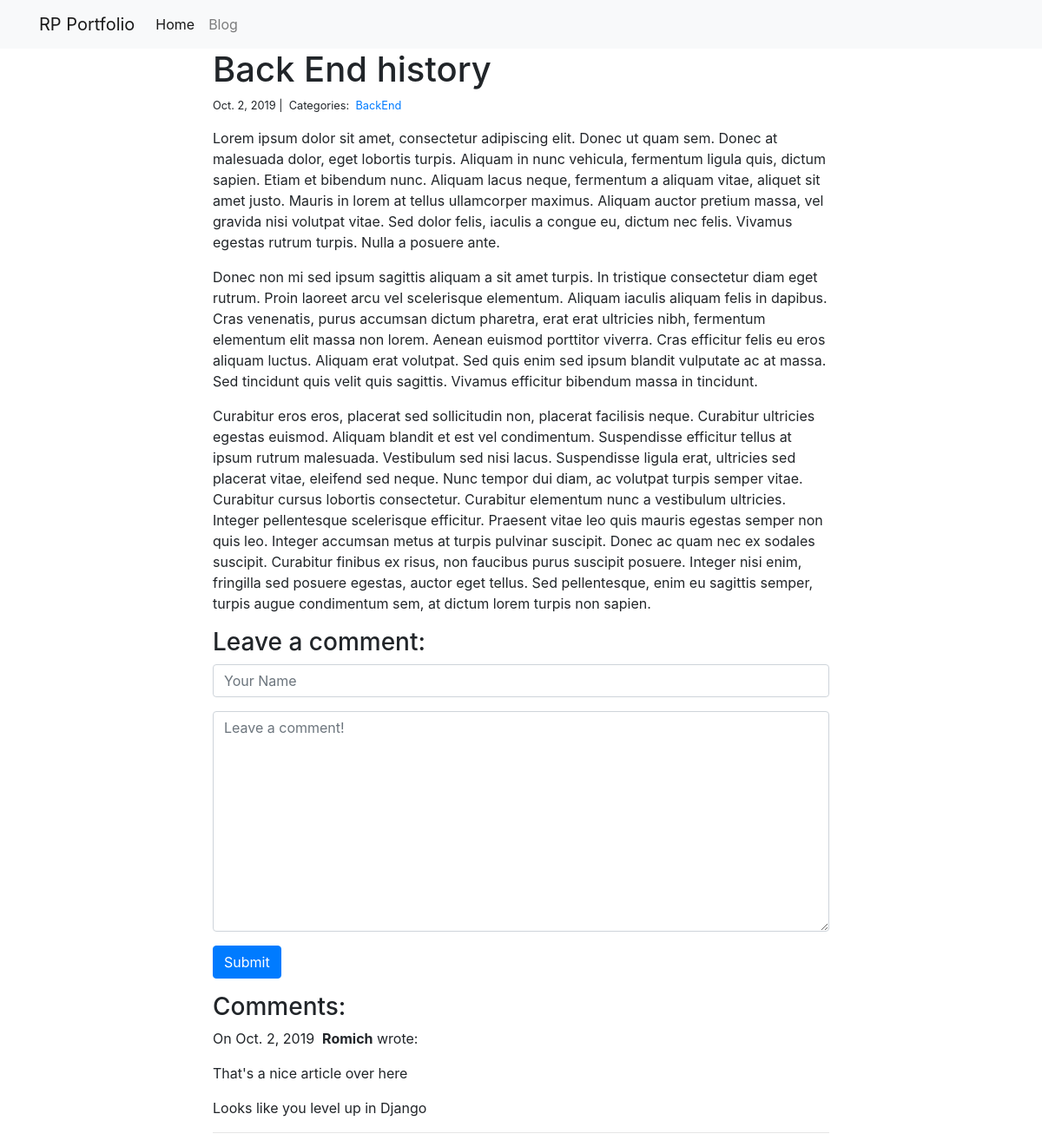
Page /blog/3/ on the committed database.
### blog/models.py (models this page shows)
class Post(models.Model):
    title = models.CharField(max_length=255)
    body = models.TextField()
    created_on = models.DateTimeField(auto_now_add=True)
    last_modified = models.DateTimeField(auto_now=True)
    categories = models.ManyToManyField('Category', related_name='posts')

class Category(models.Model):
    name = models.CharField(max_length=20)

class Comment(models.Model):
    author = models.CharField(max_length=60)
    body = models.TextField()
    created_on = models.DateTimeField(auto_now_add=True)
    post = models.ForeignKey('Post', on_delete=models.CASCADE)

### blog/views.py (the view, shortened to what this page needs)
# urls.py: path("<int:pk>/", views.blog_detail, name="blog_detail"),
def blog_detail(request, pk):
    post = Post.objects.get(pk=pk)
    form = CommentForm()
    comments = Comment.objects.filter(post=post)
    context = {
        "post": post,
        "comments": comments,
        "form": form,
    }
    return render(request, "blog_detail.html", context)

### blog/forms.py
class CommentForm(forms.Form):
    author = forms.CharField(
        max_length=60,
        widget=forms.TextInput(attrs={
            "class": "form-control",
            "placeholder": "Your Name"
        })
    )
    body = forms.CharField(widget=forms.Textarea(
        attrs={
            "class": "form-control",
            "placeholder": "Leave a comment!"
        })
    )

### blog/templates/blog_detail.html (shortened to what this page needs)
{% extends "base.html" %}
{% block page_content %}
<div class="col-md-8 offset-md-2">
    <h1>{{ post.title }}</h1>
    <small>
        {{ post.created_on.date }} |&nbsp;
        Categories:&nbsp;
        {% for category in post.categories.all %}
            <a href="{% url 'blog_category' category.name %}">{{ category.name }}</a>&nbsp;
        {% endfor %}
    </small>
    <p>{{ post.body | linebreaks }}</p>
    <h3>Leave a comment:</h3>
    <form action="/blog/{{ post.pk }}/" method="post">
        <div class="form-group">
            {{ form.author }}
        </div>
        <div class="form-group">
            {{ form.body }}
        </div>
        <button type="submit" class="btn btn-primary">Submit</button>
    </form>
    <h3>Comments:</h3>
    {% for comment in comments %}
        <p>
            On {{comment.created_on.date }}&nbsp;
            <b>{{ comment.author }}</b> wrote:
        </p>
        <p>{{ comment.body | linebreaks }}</p>
        <hr>
    {% endfor %}
</div>
{% endblock %}

### rows in the picture
Post: title "Back End history", created_on "Oct. 2, 2019", body "Lorem ipsum dolor sit amet, consectetur adipiscing elit. Donec ut quam sem. Donec at malesuada dolor, eget lobortis turpis. Aliquam in nunc vehicula, fermentum ligula quis, dictum sapien. Etiam et bibendum nunc. Aliquam lacus neque, fermentum a aliquam vitae, aliquet sit amet justo. Mauris in lorem at tellus ullamcorper maximus. Aliquam auctor pretium massa, vel gravida nisi volutpat vitae. Sed dolor felis, iaculis a congue eu, dictum nec felis. Vivamus egestas rutrum turpis. Nulla a posuere ante. Donec non mi sed ipsum sagittis aliquam a sit amet turpis. In tristique consectetur diam eget rutrum. Proin laoreet arcu vel scelerisque elementum. Aliquam iaculis aliquam felis in dapibus. Cras…"
Category: name "BackEnd"
Comment: created_on "Oct. 2, 2019", author "Romich", body "That's a nice article over here Looks like you level up in Django"
